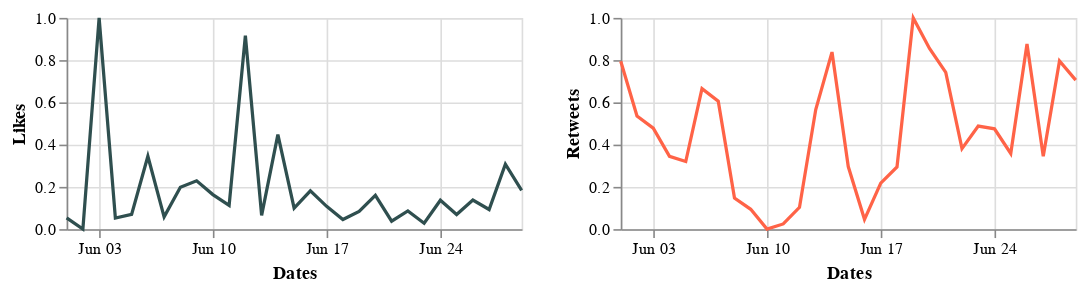

This figure's notebook cell:
### Markdown cell above
## June 2020

### Code cell
alt.hconcat(c1_jun, c2_jun)

### Figure 1 — Vega-Lite specification as saved in the notebook (floating-point values rounded to 4 significant figures)
{"config": {"view": {"continuousWidth": 400, "continuousHeight": 300}}, "hconcat": [{"data": {"name": "data-04ead295170b90f85596eff0de503afd"}, "mark": "line", "encoding": {"color": {"value": "DarkSlateGray"}, "x": {"type": "temporal", "field": "Dates", "timeUnit": "monthdate", "title": "Dates"}, "y": {"type": "quantitative", "field": "Likes"}}, "height": 130, "width": 280}, {"data": {"name": "data-3f1e24cfc1db1f8cc5dbf126507adcb9"}, "mark": "line", "encoding": {"color": {"value": "Tomato"}, "x": {"type": "temporal", "field": "Dates", "timeUnit": "monthdate", "title": "Dates"}, "y": {"type": "quantitative", "field": "Retweets"}}, "height": 130, "width": 280}], "$schema": "https://vega.github.io/schema/vega-lite/v4.8.1.json", "datasets": {"data-04ead295170b90f85596eff0de503afd": [{"Dates": "2020-06-01T00:00:00", "Likes": 0.053}, {"Dates": "2020-06-02T00:00:00", "Likes": 0.0}, {"Dates": "2020-06-03T00:00:00", "Likes": 1.0}, {"Dates": "2020-06-04T00:00:00", "Likes": 0.05263}, {"Dates": "2020-06-05T00:00:00", "Likes": 0.06944}, {"Dates": "2020-06-06T00:00:00", "Likes": 0.345}, {"Dates": "2020-06-07T00:00:00", "Likes": 0.05811}, {"Dates": "2020-06-08T00:00:00", "Likes": 0.1981}, {"Dates": "2020-06-09T00:00:00", "Likes": 0.2288}, {"Dates": "2020-06-10T00:00:00", "Likes": 0.1634}, {"Dates": "2020-06-11T00:00:00", "Likes": 0.1126}, {"Dates": "2020-06-12T00:00:00", "Likes": 0.9156}, {"Dates": "2020-06-13T00:00:00", "Likes": 0.06542}, {"Dates": "2020-06-14T00:00:00", "Likes": 0.447}, {"Dates": "2020-06-15T00:00:00", "Likes": 0.09978}, {"Dates": "2020-06-16T00:00:00", "Likes": 0.1813}, {"Dates": "2020-06-17T00:00:00", "Likes": 0.1078}, {"Dates": "2020-06-18T00:00:00", "Likes": 0.04532}, {"Dates": "2020-06-19T00:00:00", "Likes": 0.08406}, {"Dates": "2020-06-20T00:00:00", "Likes": 0.1597}, {"Dates": "2020-06-21T00:00:00", "Likes": 0.03765}, {"Dates": "2020-06-22T00:00:00", "Likes": 0.08589}, {"Dates": "2020-06-23T00:00:00", "Likes": 0.02814}, {"Dates": "2020-06-24T00:00:00", "Likes": 0.1367}, {"Dates": "2020-06-25T00:00:00", "Likes": 0.06908}, {"Dates": "2020-06-26T00:00:00", "Likes": 0.1378}, {"Dates": "2020-06-27T00:00:00", "Likes": 0.09284}, {"Dates": "2020-06-28T00:00:00", "Likes": 0.307}, {"Dates": "2020-06-29T00:00:00", "Likes": 0.1831}], "data-3f1e24cfc1db1f8cc5dbf126507adcb9": [{"Dates": "2020-06-01T00:00:00", "Retweets": 0.795}, {"Dates": "2020-06-02T00:00:00", "Retweets": 0.5357}, {"Dates": "2020-06-03T00:00:00", "Retweets": 0.478}, {"Dates": "2020-06-04T00:00:00", "Retweets": 0.3445}, {"Dates": "2020-06-05T00:00:00", "Retweets": 0.32}, {"Dates": "2020-06-06T00:00:00", "Retweets": 0.6652}, {"Dates": "2020-06-07T00:00:00", "Retweets": 0.6058}, {"Dates": "2020-06-08T00:00:00", "Retweets": 0.1467}, {"Dates": "2020-06-09T00:00:00", "Retweets": 0.09373}, {"Dates": "2020-06-10T00:00:00", "Retweets": 0.0}, {"Dates": "2020-06-11T00:00:00", "Retweets": 0.02454}, {"Dates": "2020-06-12T00:00:00", "Retweets": 0.1033}, {"Dates": "2020-06-13T00:00:00", "Retweets": 0.5661}, {"Dates": "2020-06-14T00:00:00", "Retweets": 0.8381}, {"Dates": "2020-06-15T00:00:00", "Retweets": 0.296}, {"Dates": "2020-06-16T00:00:00", "Retweets": 0.04628}, {"Dates": "2020-06-17T00:00:00", "Retweets": 0.2177}, {"Dates": "2020-06-18T00:00:00", "Retweets": 0.2943}, {"Dates": "2020-06-19T00:00:00", "Retweets": 1.0}, {"Dates": "2020-06-20T00:00:00", "Retweets": 0.8555}, {"Dates": "2020-06-21T00:00:00", "Retweets": 0.7424}, {"Dates": "2020-06-22T00:00:00", "Retweets": 0.3807}, {"Dates": "2020-06-23T00:00:00", "Retweets": 0.4875}, {"Dates": "2020-06-24T00:00:00", "Retweets": 0.4747}, {"Dates": "2020-06-25T00:00:00", "Retweets": 0.3582}, {"Dates": "2020-06-26T00:00:00", "Retweets": 0.8764}, {"Dates": "2020-06-27T00:00:00", "Retweets": 0.3454}, {"Dates": "2020-06-28T00:00:00", "Retweets": 0.7957}, {"Dates": "2020-06-29T00:00:00", "Retweets": 0.7053}]}}
